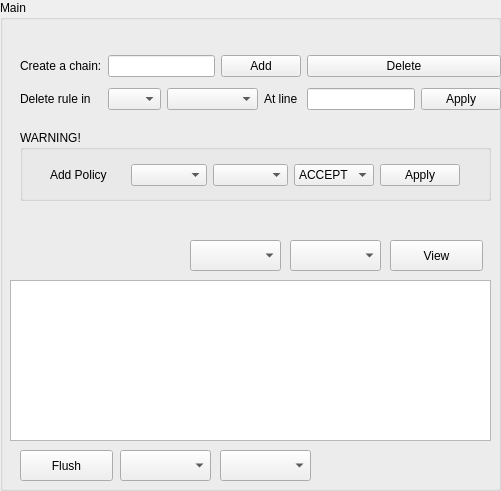
    <widget class="QGroupBox" name="main_config">
     <property name="geometry">
      <rect>
       <x>140</x>
       <y>10</y>
       <width>501</width>
       <height>491</height>
      </rect>
     </property>
     <property name="title">
      <string>Main</string>
     </property>
     <widget class="QGroupBox" name="groupBox_16">
      <property name="geometry">
       <rect>
        <x>20</x>
        <y>130</y>
        <width>471</width>
        <height>71</height>
       </rect>
      </property>
      <property name="title">
       <string>WARNING!</string>
      </property>
      <widget class="QWidget" name="layoutWidget">
       <property name="geometry">
        <rect>
         <x>30</x>
         <y>30</y>
         <width>410</width>
         <height>30</height>
        </rect>
       </property>
       <layout class="QGridLayout" name="gridLayout_12">
        <item row="0" column="0">
         <widget class="QLabel" name="label_65">
          <property name="font">
           <font>
            <pointsize>9</pointsize>
           </font>
          </property>
          <property name="text">
           <string>Add Policy</string>
          </property>
         </widget>
        </item>
        <item row="0" column="1">
         <widget class="QComboBox" name="chain_policy_comboBox">
          <item>
           <property name="text">
            <string/>
           </property>
          </item>
          <item>
           <property name="text">
            <string>filter</string>
           </property>
          </item>
          <item>
           <property name="text">
            <string>nat</string>
           </property>
          </item>
         </widget>
        </item>
        <item row="0" column="2">
         <widget class="QComboBox" name="chain_policy_comboBox_2"/>
        </item>
        <item row="0" column="3">
         <widget class="QComboBox" name="accept_main">
          <item>
           <property name="text">
            <string>ACCEPT</string>
           </property>
          </item>
          <item>
           <property name="text">
            <string>DROP</string>
           </property>
          </item>
         </widget>
        </item>
        <item row="0" column="4">
         <widget class="QPushButton" name="apply_policy">
          <property name="text">
           <string>Apply</string>
          </property>
         </widget>
        </item>
       </layout>
      </widget>
     </widget>
     <widget class="QPushButton" name="view_main">
      <property name="geometry">
       <rect>
        <x>390</x>
        <y>240</y>
        <width>93</width>
        <height>31</height>
       </rect>
      </property>
      <property name="text">
       <string>View</string>
      </property>
     </widget>
     <widget class="QComboBox" name="view_chain_comboBox">
      <property name="geometry">
       <rect>
        <x>290</x>
        <y>240</y>
        <width>91</width>
        <height>31</height>
       </rect>
      </property>
     </widget>
     <widget class="QPushButton" name="flush_main">
      <property name="geometry">
       <rect>
        <x>20</x>
        <y>450</y>
        <width>93</width>
        <height>31</height>
       </rect>
      </property>
      <property name="text">
       <string>Flush</string>
      </property>
     </widget>
     <widget class="QComboBox" name="chain_flush_comboBox">
      <property name="geometry">
       <rect>
        <x>120</x>
        <y>450</y>
        <width>91</width>
        <height>31</height>
       </rect>
      </property>
      <item>
       <property name="text">
        <string/>
       </property>
      </item>
      <item>
       <property name="text">
        <string>filter</string>
       </property>
      </item>
      <item>
       <property name="text">
        <string>nat</string>
       </property>
      </item>
     </widget>
     <widget class="QComboBox" name="table_comboBox">
      <property name="geometry">
       <rect>
        <x>190</x>
        <y>240</y>
        <width>91</width>
        <height>31</height>
       </rect>
      </property>
      <item>
       <property name="text">
        <string/>
       </property>
      </item>
      <item>
       <property name="text">
        <string>filter</string>
       </property>
      </item>
      <item>
       <property name="text">
        <string>nat</string>
       </property>
      </item>
     </widget>
     <widget class="QTextEdit" name="textEdit">
      <property name="geometry">
       <rect>
        <x>10</x>
        <y>280</y>
        <width>481</width>
        <height>161</height>
       </rect>
      </property>
      <property name="sizeAdjustPolicy">
       <enum>QAbstractScrollArea::AdjustToContents</enum>
      </property>
      <property name="readOnly">
       <bool>true</bool>
      </property>
     </widget>
     <widget class="QComboBox" name="chain_flush_comboBox_2">
      <property name="geometry">
       <rect>
        <x>220</x>
        <y>450</y>
        <width>91</width>
        <height>31</height>
       </rect>
      </property>
     </widget>
     <widget class="QWidget" name="layoutWidget">
      <property name="geometry">
       <rect>
        <x>20</x>
        <y>50</y>
        <width>481</width>
        <height>65</height>
       </rect>
      </property>
      <layout class="QGridLayout" name="gridLayout_34">
       <item row="0" column="0">
        <widget class="QLabel" name="label_46">
         <property name="font">
          <font>
           <pointsize>9</pointsize>
          </font>
         </property>
         <property name="text">
          <string>Create a chain:</string>
         </property>
        </widget>
       </item>
       <item row="0" column="1" colspan="2">
        <widget class="QLineEdit" name="create_line_edit"/>
       </item>
       <item row="0" column="3" colspan="2">
        <widget class="QPushButton" name="add_main">
         <property name="text">
          <string>Add</string>
         </property>
        </widget>
       </item>
       <item row="0" column="5" colspan="2">
        <widget class="QPushButton" name="delete_main">
         <property name="text">
          <string>Delete</string>
         </property>
        </widget>
       </item>
       <item row="1" column="0">
        <widget class="QLabel" name="label_61">
         <property name="font">
          <font>
           <pointsize>9</pointsize>
          </font>
         </property>
         <property name="text">
          <string>Delete rule in</string>
         </property>
        </widget>
       </item>
       <item row="1" column="1">
        <widget class="QComboBox" name="chain_comboBox">
         <item>
          <property name="text">
           <string/>
          </property>
         </item>
         <item>
          <property name="text">
           <string>filter</string>
          </property>
         </item>
         <item>
          <property name="text">
           <string>nat</string>
          </property>
         </item>
        </widget>
       </item>
       <item row="1" column="2" colspan="2">
        <widget class="QComboBox" name="chain_comboBox_2"/>
       </item>
       <item row="1" column="4">
        <widget class="QLabel" name="label_62">
         <property name="font">
          <font>
           <pointsize>9</pointsize>
          </font>
         </property>
         <property name="text">
          <string>At line</string>
         </property>
        </widget>
       </item>
       <item row="1" column="5">
        <widget class="QLineEdit" name="at_line_line_edit"/>
       </item>
       <item row="1" column="6">
        <widget class="QPushButton" name="apply_main">
         <property name="text">
          <string>Apply</string>
         </property>
        </widget>
       </item>
      </layout>
     </widget>
    </widget>
